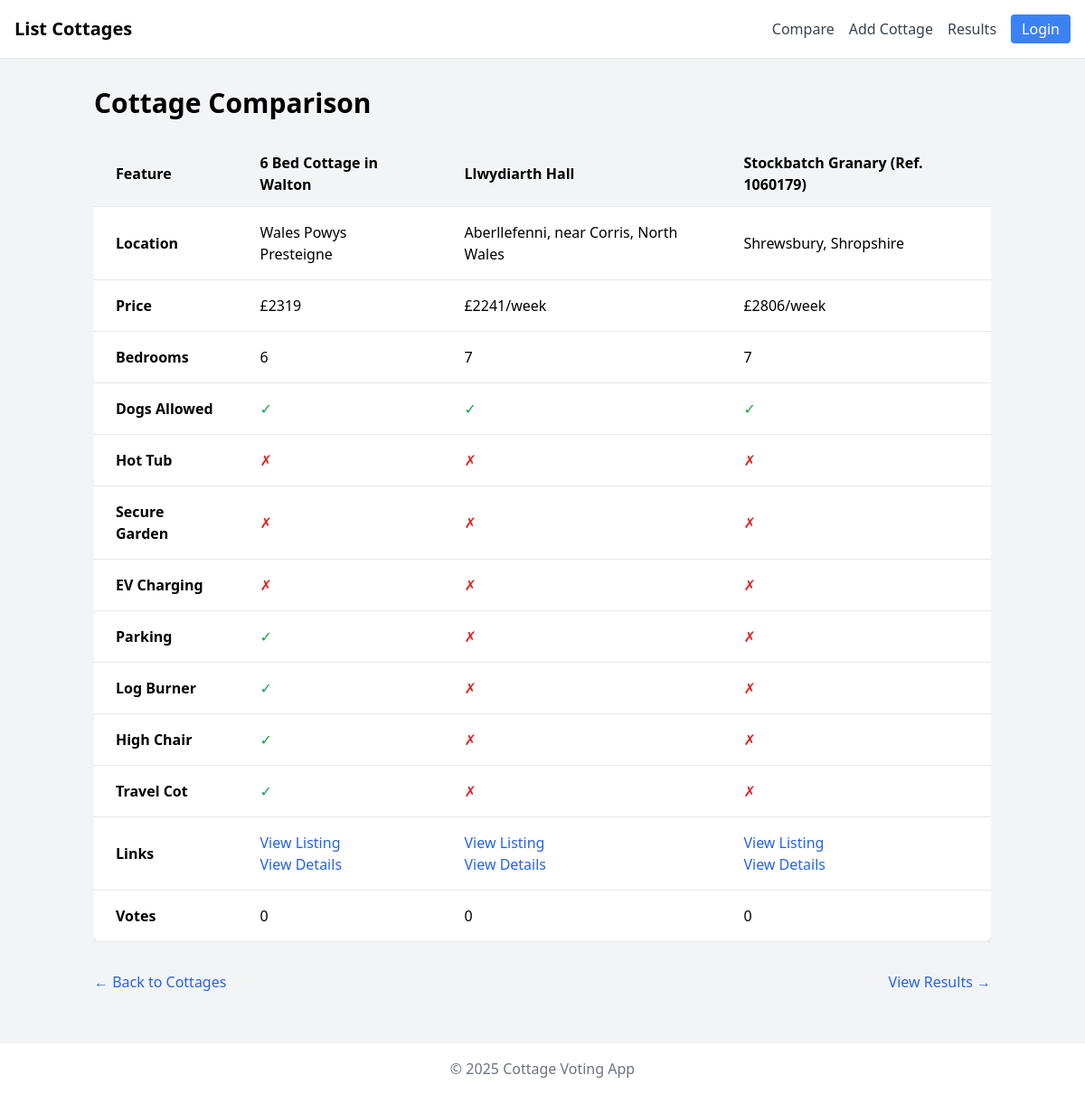
The page /compare on the database as committed earlier.
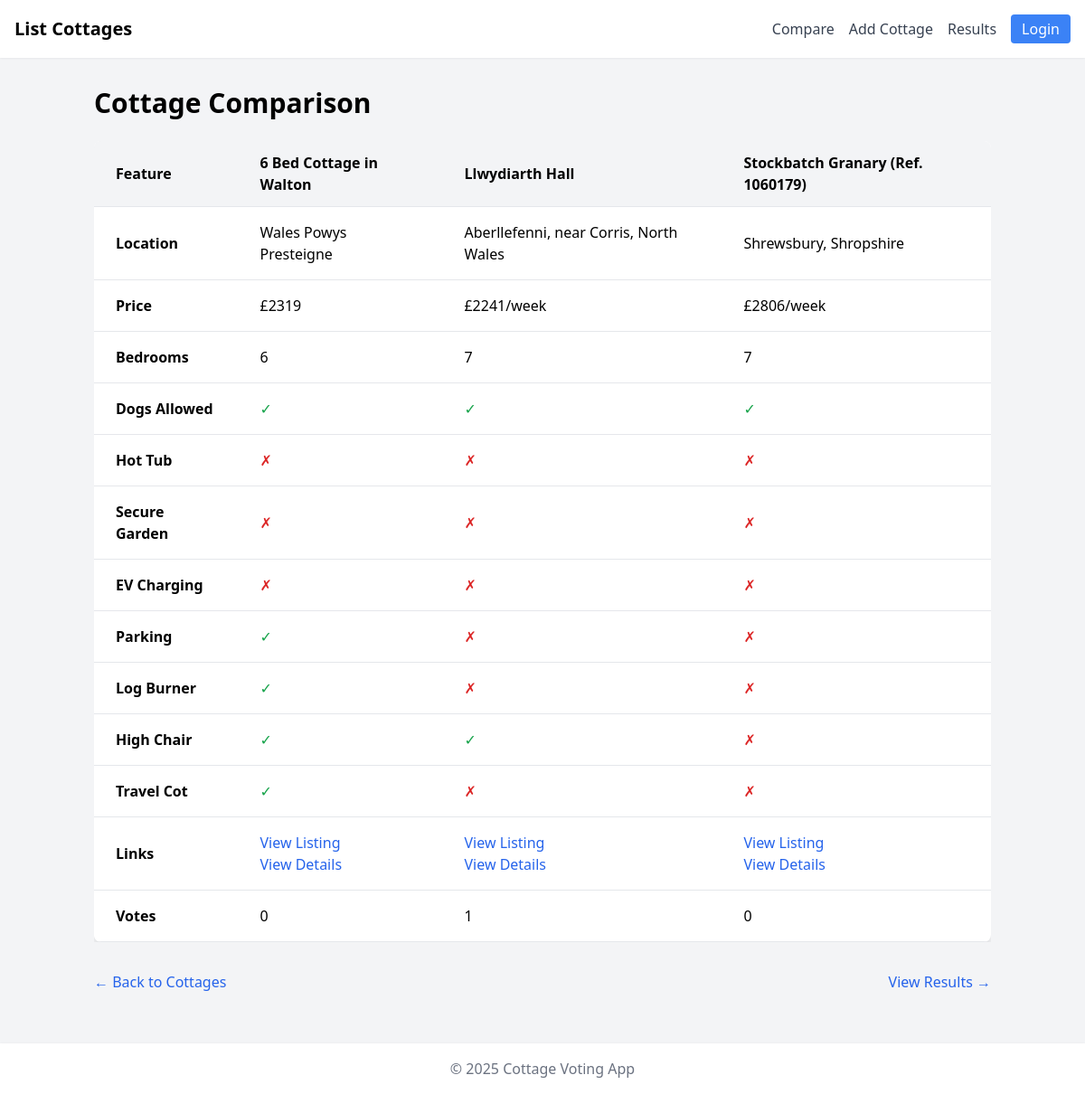
The same page on the database as committed later.
### tables this page shows
CREATE TABLE cottages (
  id INTEGER PRIMARY KEY AUTOINCREMENT,
  name TEXT NOT NULL,
  location TEXT,
  price TEXT,
  beds INTEGER DEFAULT 1,
  dogs_allowed INTEGER DEFAULT 0,
  image TEXT,
  description TEXT,
  submitted_by TEXT,
  votes INTEGER DEFAULT 0,
  created_at DATETIME DEFAULT (datetime('now'))
, url TEXT, hottub INTEGER DEFAULT 0, secure_garden INTEGER DEFAULT 0, ev_charging INTEGER DEFAULT 0, parking INTEGER DEFAULT 0, log_burner INTEGER DEFAULT 0, high_chair INTEGER DEFAULT 0, cot INTEGER DEFAULT 0);

### app.py (the view)
@app.route('/compare')
def compare():
    db = get_db()
    cottages = db.execute("SELECT * FROM cottages ORDER BY name").fetchall()
    return render_template('compare.html', cottages=cottages)

### app.py (called while the page is built)
@app.context_processor
def inject_now():
    return {'now': datetime.now}

def get_db():
    db = getattr(g, '_database', None)
    if db is None:
        db = g._database = sqlite3.connect(app.config['DATABASE'])
        db.row_factory = sqlite3.Row
    return db

@app.teardown_appcontext
def close_connection(exception):
    db = getattr(g, '_database', None)
    if db is not None:
        db.close()

### templates/compare.html
{% extends "base.html" %}
{% block content %}
<div class="container mx-auto px-4 py-8">
    <h1 class="text-3xl font-bold mb-6">Cottage Comparison</h1>
    <div class="overflow-x-auto">
        <table class="min-w-full bg-white rounded-lg overflow-hidden shadow-lg">
            <thead class="bg-gray-100">
                <tr class="text-left">
                    <th class="sticky left-0 bg-gray-100 px-6 py-3 border-b">Feature</th>
                    {% for cottage in cottages %}
                    <th class="px-6 py-3 border-b">{{ cottage.name }}</th>
                    {% endfor %}
                </tr>
            </thead>
            <tbody>
                <tr class="hover:bg-gray-50">
                    <td class="sticky left-0 bg-white px-6 py-4 border-b font-semibold">Location</td>
                    {% for cottage in cottages %}
                    <td class="px-6 py-4 border-b">{{ cottage.location }}</td>
                    {% endfor %}
                </tr>
                <tr class="hover:bg-gray-50">
                    <td class="sticky left-0 bg-white px-6 py-4 border-b font-semibold">Price</td>
                    {% for cottage in cottages %}
                    <td class="px-6 py-4 border-b">{{ cottage.price }}</td>
                    {% endfor %}
                </tr>
                <tr class="hover:bg-gray-50">
                    <td class="sticky left-0 bg-white px-6 py-4 border-b font-semibold">Bedrooms</td>
                    {% for cottage in cottages %}
                    <td class="px-6 py-4 border-b">{{ cottage.beds }}</td>
                    {% endfor %}
                </tr>
                <tr class="hover:bg-gray-50">
                    <td class="sticky left-0 bg-white px-6 py-4 border-b font-semibold">Dogs Allowed</td>
                    {% for cottage in cottages %}
                    <td class="px-6 py-4 border-b">
                        {% if cottage.dogs_allowed %}
                        <span class="text-green-600">✓</span>
                        {% else %}
                        <span class="text-red-600">✗</span>
                        {% endif %}
                    </td>
                    {% endfor %}
                </tr>
                <tr class="hover:bg-gray-50">
                    <td class="sticky left-0 bg-white px-6 py-4 border-b font-semibold">Hot Tub</td>
                    {% for cottage in cottages %}
                    <td class="px-6 py-4 border-b">
                        {% if cottage.hottub %}
                        <span class="text-green-600">✓</span>
                        {% else %}
                        <span class="text-red-600">✗</span>
                        {% endif %}
                    </td>
                    {% endfor %}
                </tr>
                <tr class="hover:bg-gray-50">
                    <td class="sticky left-0 bg-white px-6 py-4 border-b font-semibold">Secure Garden</td>
                    {% for cottage in cottages %}
                    <td class="px-6 py-4 border-b">
                        {% if cottage.secure_garden %}
                        <span class="text-green-600">✓</span>
                        {% else %}
                        <span class="text-red-600">✗</span>
                        {% endif %}
                    </td>
                    {% endfor %}
                </tr>
                <tr class="hover:bg-gray-50">
                    <td class="sticky left-0 bg-white px-6 py-4 border-b font-semibold">EV Charging</td>
                    {% for cottage in cottages %}
                    <td class="px-6 py-4 border-b">
                        {% if cottage.ev_charging %}
                        <span class="text-green-600">✓</span>
                        {% else %}
                        <span class="text-red-600">✗</span>
                        {% endif %}
                    </td>
                    {% endfor %}
                </tr>
                <tr class="hover:bg-gray-50">
                    <td class="sticky left-0 bg-white px-6 py-4 border-b font-semibold">Parking</td>
                    {% for cottage in cottages %}
                    <td class="px-6 py-4 border-b">
                        {% if cottage.parking %}
                        <span class="text-green-600">✓</span>
                        {% else %}
                        <span class="text-red-600">✗</span>
                        {% endif %}
                    </td>
                    {% endfor %}
                </tr>
                <tr class="hover:bg-gray-50">
                    <td class="sticky left-0 bg-white px-6 py-4 border-b font-semibold">Log Burner</td>
                    {% for cottage in cottages %}
                    <td class="px-6 py-4 border-b">
                        {% if cottage.log_burner %}
                        <span class="text-green-600">✓</span>
                        {% else %}
                        <span class="text-red-600">✗</span>
                        {% endif %}
                    </td>
                    {% endfor %}
                </tr>
                <tr class="hover:bg-gray-50">
                    <td class="sticky left-0 bg-white px-6 py-4 border-b font-semibold">High Chair</td>
                    {% for cottage in cottages %}
                    <td class="px-6 py-4 border-b">
                        {% if cottage.high_chair %}
                        <span class="text-green-600">✓</span>
                        {% else %}
                        <span class="text-red-600">✗</span>
                        {% endif %}
                    </td>
                    {% endfor %}
                </tr>
                <tr class="hover:bg-gray-50">
                    <td class="sticky left-0 bg-white px-6 py-4 border-b font-semibold">Travel Cot</td>
                    {% for cottage in cottages %}
                    <td class="px-6 py-4 border-b">
                        {% if cottage.cot %}
                        <span class="text-green-600">✓</span>
                        {% else %}
                        <span class="text-red-600">✗</span>
                        {% endif %}
                    </td>
                    {% endfor %}
                </tr>
                <tr class="hover:bg-gray-50">
                    <td class="sticky left-0 bg-white px-6 py-4 border-b font-semibold">Links</td>
                    {% for cottage in cottages %}
                    <td class="px-6 py-4 border-b">
                        <a href="{{ cottage.url }}" target="_blank" class="text-blue-600 hover:underline">View Listing</a>
                        <br>
                        <a href="{{ url_for('cottage_detail', cottage_id=cottage.id) }}" class="text-blue-600 hover:underline">View Details</a>
                    </td>
                    {% endfor %}
                </tr>
                <tr class="hover:bg-gray-50">
                    <td class="sticky left-0 bg-white px-6 py-4 border-b font-semibold">Votes</td>
                    {% for cottage in cottages %}
                    <td class="px-6 py-4 border-b">{{ cottage.votes }}</td>
                    {% endfor %}
                </tr>
            </tbody>
        </table>
    </div>
    <div class="mt-8 flex justify-between">
        <a href="{{ url_for('cottages') }}" class="text-blue-600 hover:underline">&larr; Back to Cottages</a>
        <a href="{{ url_for('results') }}" class="text-blue-600 hover:underline">View Results &rarr;</a>
    </div>
</div>
{% endblock %}

### templates/base.html (shortened to what this page needs)
<!DOCTYPE html>
<html lang="en">
<head>
  <script src="https://cdn.tailwindcss.com"></script>
</head>
<body class="bg-gray-100 min-h-screen flex flex-col">
<nav class="bg-white shadow-sm p-4 flex justify-between items-center">
<div class="flex space-x-6">  <a href="{{ url_for('cottages') }}" class="text-xl font-semibold">List Cottages</a>
</div>
  <div id="menuLinks" class="hidden md:flex flex-col md:flex-row md:items-center space-y-2 md:space-y-0 md:space-x-4 mt-3 md:mt-0">
    <a href="{{ url_for('compare') }}" class="text-gray-700 hover:text-gray-900">Compare</a>
    <a href="{{ url_for('add_cottage') }}" class="text-gray-700 hover:text-gray-900">Add Cottage</a>
    <a href="{{ url_for('results') }}" class="text-gray-700 hover:text-gray-900">Results</a>
    {% if session.get('user_name') %}
      <a href="{{ url_for('logout') }}" class="bg-red-500 hover:bg-red-600 text-white px-3 py-1 rounded">Logout</a>
    {% else %}
      <a href="{{ url_for('join') }}" class="bg-blue-500 hover:bg-blue-600 text-white px-3 py-1 rounded">Login</a>
    {% endif %}
  </div>
</nav>
  <div class="flex-grow">
    {% block content %}{% endblock %}
  </div>
  <footer class="bg-white shadow mt-6">
    <div class="max-w-6xl mx-auto px-4 py-4 text-center text-gray-500">
      &copy; {{ now().year }} Cottage Voting App
    </div>
  </footer>
</body>
</html>

Rows that differ between the two databases and show on the page:
changed cottages "Llwydiarth Hall": votes "0" → "1"; high_chair "✗" → "✓"
